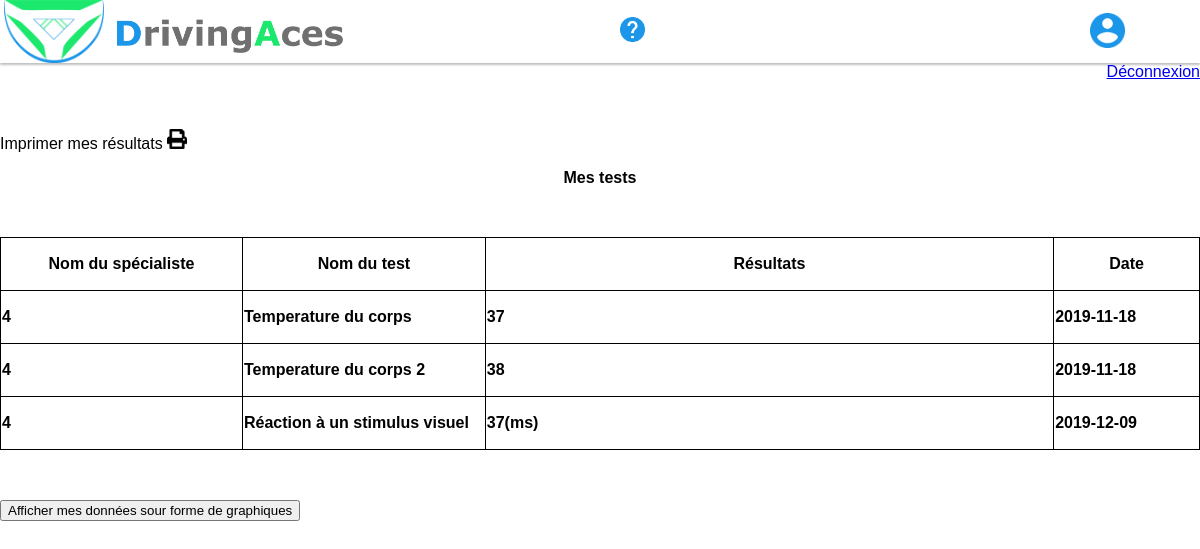
/user/tests (signed in), run on the app's committed database.
### tables this page shows
CREATE TABLE `data` (
  `id_data` int(11) NOT NULL,
  `date` date NOT NULL,
  `nom` varchar(255) NOT NULL,
  `value` text NOT NULL,
  `id_user` int(11) NOT NULL
);

### model/TestManager.php (called while the page is built, shortened)
<?php
require_once 'model/Manager.php';
class TestManager extends Manager
{
  private $db;
  public function __construct()
  {
      $this->db = $this->dbConnect();
  }
    public function getData($id_user)
    {
        try{
            $req = $this->db->prepare('SELECT * FROM data WHERE id_user = :id_user');
            $req->execute(array(':id_user' => $id_user));
            return $req;
        }
        catch (PDOException $e){
            print $e->getMessage();
        }
    }
}

### model/Manager.php (called while the page is built, shortened)
<?php
abstract class Manager
{
    protected function dbConnect()
    {
        try {
            $db = new PDO('mysql:host=localhost;dbname=driving_aces;charset=utf8', 'root', 'root');
            return $db;
        } catch (Exception $e) {
            die('Erreur: ' . $e->getMessage());
        }
    }
}

### controller/test_control.php (the view, shortened to what this page needs)
<?php
require_once './model/TestManager.php';
if (isset($_SESSION['id_user'])){
    $id_user = $_SESSION['id_user'];
    $test = new TestManager();
    $data = $test->getData($id_user);
    require './view/Tests.php';
}
else {
    header('Location: /user/connection');
}
function display_test($data)
{
    foreach ($data as $row) {
        echo '<tr>
                  <td>'.$row['id_user'].'</td>
                  <td>'.$row['nom'].'</td>
                  <td class="value">'.$row['value'].'</td>
                  <td class="date">'.$row['date'].'</td>
                  </tr>';
    }
}

### view/stylesheets/style_header.css (style rules this page uses)
* { font-family: Arial; }
body { margin: 0; }

### view/stylesheets/style_test.css (style rules this page uses)
table, th, td { border-collapse: collapse; border: 1px solid; height: 50px; }

### data on the page
data: id_user "4", nom "Temperature du corps", value "37", date "2019-11-18"
data: id_user "4", nom "Temperature du corps 2", value "38", date "2019-11-18"
data: id_user "4", nom "Réaction à un stimulus visuel", value "37(ms)", date "2019-12-09"
